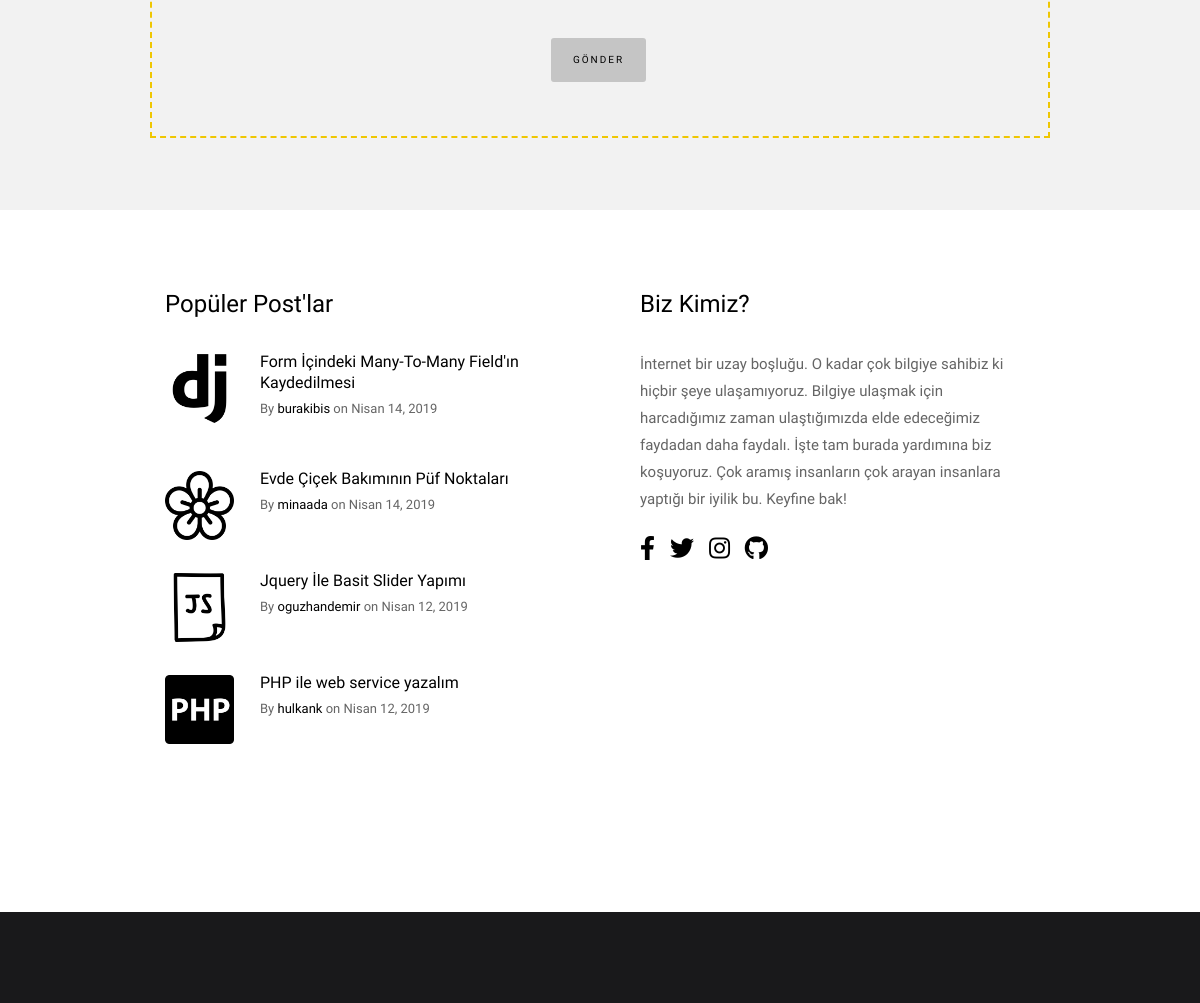
The page /contact_us/ (middle part) on the database as committed earlier.
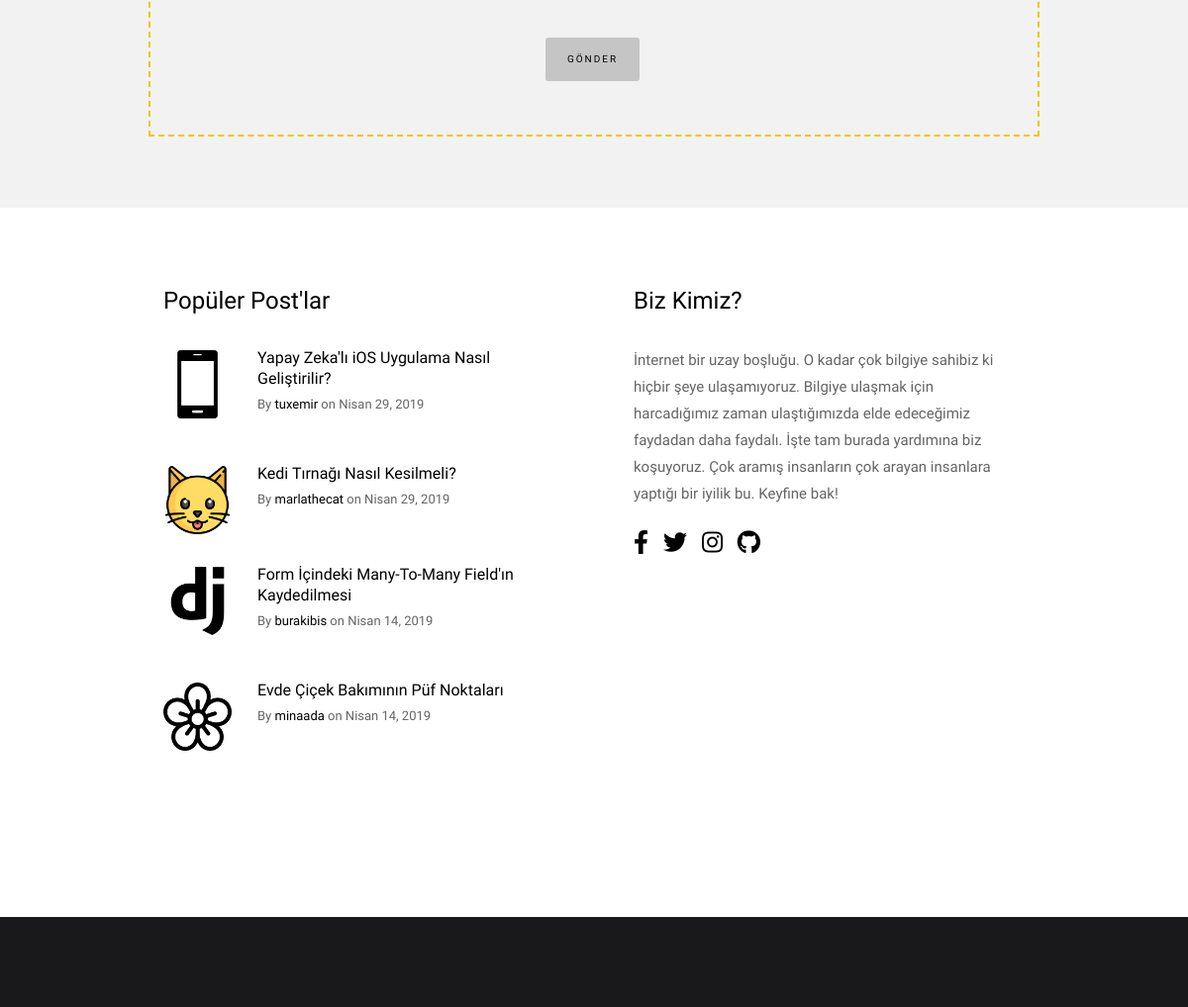
The same page on the database as committed later.
### blog/models.py (models this page shows, shortened)
class Post(models.Model):
    author = models.ForeignKey("auth.User", on_delete=models.CASCADE, verbose_name="Yazar")
    category = models.ForeignKey("Category", on_delete=models.CASCADE, verbose_name="Kategori Adı")
    sub_category = models.ForeignKey("SubCategory", on_delete=models.CASCADE, verbose_name="Alt Kategori Adı",
                                     related_name="sub_category")
    title = models.CharField(max_length=50, verbose_name="Post Başlığı")
    slug = models.SlugField(max_length=55, blank=True, null=True)
    description = RichTextField(max_length=100000, null=False, verbose_name="Açıklama")
    image = models.ImageField(upload_to='post_images/', null=True, blank=True,
                              default='')
    created_date = models.DateTimeField(auto_now_add=True, verbose_name="Created Date")
    updated_date = models.DateTimeField(blank=True, null=True, verbose_name="Updated Date")
    verified_date = models.DateTimeField(auto_now_add=True, verbose_name="Verified Date")
    sources = models.CharField(max_length=250, verbose_name="Kaynak", blank=True, null=True)
    STATUS_DRAFT = 1
    STATUS_PUBLISHED = 2
    STATUS_ARCHIVED = 3
    STATUS_DEACTIVATED = 4
    STATUS_WAITING_APPROVAL = 5
    STATUSES = (
        (STATUS_DRAFT, 'Taslak'),
        (STATUS_PUBLISHED, 'Yayında'),
        (STATUS_ARCHIVED, 'Arşivlendi'),
        (STATUS_DEACTIVATED, 'Kaldırıldı'),
        (STATUS_WAITING_APPROVAL, "Onay Bekliyor")
    )
    active_post = models.SmallIntegerField(choices=STATUSES, default=5)
    LOCATION_BIG = 1
    LOCATION_SMALL1 = 2
    LOCATION_SMALL2 = 3
    LOCATION_OTHER = 4
    LOCATION = (
        (LOCATION_BIG, 'Big Box'),
        (LOCATION_SMALL1, 'First Small Box'),
        (LOCATION_SMALL2, 'Second Small Box'),
        (LOCATION_OTHER, 'Other'),
    )
    page_header_content = models.SmallIntegerField(choices=LOCATION, default=4)
    tag = models.ManyToManyField(SubCategory, default=sub_category)
    class Meta:
        ordering = ['-created_date']

class SubCategory(models.Model):
    category_name = models.ForeignKey(Category, on_delete=models.CASCADE, null=True, related_name='subcategories')
    sub_category_name = models.CharField(max_length=50, verbose_name="Alt-Category Adı")
    slug = models.SlugField(max_length=55, blank=True, null=True)
    sub_category_image = models.FileField(upload_to='sub_category_images/', null=True, blank=True)
    def __str__(self):
        return "{sub_category_name}".format(sub_category_name=self.sub_category_name)

### base_pages/views.py (the view, shortened to what this page needs)
# urls.py: path('contact_us/', base_pages_view.contact_us, name="contact_us"),
def contact_us(request):
    if request.method == 'GET':
        form = ContactForm()
    return render(request, "help_pages/contact_us.html", {'form': form})

### base_pages/views.py (called while the page is built)
def categories(request):
    categories = Category.objects.all()
    context = {
        "categories": categories,
    }
    return context

def footerpost(request):
    footer_post = Post.objects.filter(active_post="2").order_by('-created_date')
    context = {
        "footer_post": footer_post,
    }
    return context

def big_box(request):
    try:
        big_box = Post.objects.get(page_header_content=1)
    except Post.DoesNotExist:
        big_box = None
    context = {
        "big_box": big_box,
    }
    return context

def second_box(request):
    try:
        second_box = Post.objects.get(page_header_content=2)
    except Post.DoesNotExist:
        second_box = None
    context = {
        "second_box": second_box,
    }
    return context

def third_box(request):
    try:
        third_box = Post.objects.get(page_header_content=3)
    except Post.DoesNotExist:
        third_box = None
    context = {
        "third_box": third_box,
    }
    return context

### blog/templatetags/my_filters.py (called while the page is built)
@register.filter()
def upfirstletter(value):
    first = value[0] if len(value) > 0 else ''
    remaining = value[1:] if len(value) > 1 else ''
    return first.upper() + remaining

### templates/help_pages/contact_us.html (shortened to what this page needs)
{% extends "base/layout.html" %}
{% load static %}
{% block body %}
    <section class="s-content s-content--narrow">
        <br> <br>
        <div class="row" style="border: #EFC702 dashed 2px;padding: 12px">
            <div class="col-full s-content__main">
                <form method="post">
                    {{ form.as_p }}
                    <div class="form-actions" style="text-align: center">
                        <button type="submit">Gönder</button>
                    </div>
                </form>
            </div>
        </div>
    </section>
{% endblock %}

### templates/base/components/s-extra-footer-top.html
{% load static %}
{% load my_filters %}
<section class="s-extra">
    <div class="row top">
        <div class="col-eight md-six tab-full popular">
            <h3>Popüler Post'lar</h3>
            <div class="block-1-2 block-m-full popular__posts">
                {% for post in footer_post|slice:":6" %}
                    <article class="col-block popular__post">
                        <a href="#0" class="popular__thumb">
                            <img src="{{ post.sub_category.sub_category_image.url }}" alt="">
                        </a>
                        <h5><a href="{% url 'posts:detail' slug=post.slug %}">{{ post.title|safe|upfirstletter }}</a></h5>
                        <section class="popular__meta">
                            <span class="popular__author"><span>By</span> <a href="{% url 'user:profile' slug=post.author %}">{{ post.author }}</a></span>
                            <span class="popular__date"><span>on</span> <time
                                    datetime="2017-12-19">{{ post.created_date|date:"F d, Y" }}</time></span>
                        </section>
                    </article>
                {% endfor %}
            </div>
        </div>
        <div class="col-four md-six tab-full about">
            <h3>Biz Kimiz?</h3>
            <p>
                İnternet bir uzay boşluğu. O kadar çok bilgiye sahibiz ki hiçbir şeye ulaşamıyoruz. Bilgiye ulaşmak için
                harcadığımız zaman ulaştığımızda elde edeceğimiz faydadan daha faydalı. İşte tam burada
                yardımına biz koşuyoruz. Çok aramış insanların çok arayan insanlara yaptığı bir iyilik bu. Keyfine bak!
            </p>
            <ul class="about__social">
                <li>
                    <a href="https://www.facebook.com/kolayinibul/" target="_blank"><i class="fab fa-facebook-f"></i></a>
                </li>
                <li>
                    <a href="https://twitter.com/kolayinibul" target="_blank"><i class="fab fa-twitter"></i></a>
                </li>
                <li>
                    <a href="https://www.instagram.com/kolayinibul" target="_blank"><i class="fab fa-instagram"></i></a>
                </li>
                <li>
                    <a href="https://github.com/mindlabcore" target="_blank"><i class="fab fa-github"></i></a>
                </li>
            </ul>
        </div>
    </div>
</section>

Rows that differ between the two databases and show on the page:
no longer on this page (row edited): Post: sub_category.sub_category_image (picture), title|upfirstletter "Jquery İle Basit Slider Yapımı", author "oguzhandemir", created_date "Nisan 12, 2019"
no longer on this page (row edited): Post: sub_category.sub_category_image (picture), title|upfirstletter "PHP ile web service yazalım", author "hulkank", created_date "Nisan 12, 2019"
added Post: sub_category.sub_category_image (picture), title|upfirstletter "Yapay Zeka'lı iOS Uygulama Nasıl Geliştirilir?", author "tuxemir", created_date "Nisan 29, 2019"
added Post: sub_category.sub_category_image (picture), title|upfirstletter "Kedi Tırnağı Nasıl Kesilmeli?", author "marlathecat", created_date "Nisan 29, 2019"
